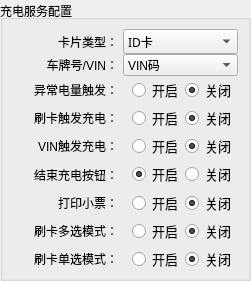
     <widget class="QGroupBox" name="chargeServiceGroupBox">
      <property name="geometry">
       <rect>
        <x>260</x>
        <y>10</y>
        <width>251</width>
        <height>281</height>
       </rect>
      </property>
      <property name="title">
       <string>充电服务配置</string>
      </property>
      <property name="alignment">
       <set>Qt::AlignLeading|Qt::AlignLeft|Qt::AlignVCenter</set>
      </property>
      <layout class="QGridLayout" name="gridLayout_10">
       <property name="sizeConstraint">
        <enum>QLayout::SetMinimumSize</enum>
       </property>
       <property name="leftMargin">
        <number>0</number>
       </property>
       <property name="topMargin">
        <number>9</number>
       </property>
       <property name="rightMargin">
        <number>10</number>
       </property>
       <property name="bottomMargin">
        <number>5</number>
       </property>
       <property name="horizontalSpacing">
        <number>5</number>
       </property>
       <property name="verticalSpacing">
        <number>0</number>
       </property>
       <item row="6" column="1">
        <widget class="QFrame" name="frame_4">
         <property name="frameShape">
          <enum>QFrame::NoFrame</enum>
         </property>
         <property name="frameShadow">
          <enum>QFrame::Raised</enum>
         </property>
         <layout class="QGridLayout" name="gridLayout_6">
          <property name="topMargin">
           <number>0</number>
          </property>
          <property name="rightMargin">
           <number>0</number>
          </property>
          <property name="bottomMargin">
           <number>0</number>
          </property>
          <property name="spacing">
           <number>0</number>
          </property>
          <item row="0" column="0">
           <widget class="QRadioButton" name="ticketRadioButtonOpen">
            <property name="font">
             <font>
              <pointsize>10</pointsize>
             </font>
            </property>
            <property name="text">
             <string>开启</string>
            </property>
           </widget>
          </item>
          <item row="0" column="1">
           <widget class="QRadioButton" name="ticketRadioButtonClose">
            <property name="font">
             <font>
              <pointsize>10</pointsize>
             </font>
            </property>
            <property name="text">
             <string>关闭</string>
            </property>
            <property name="checked">
             <bool>true</bool>
            </property>
           </widget>
          </item>
         </layout>
        </widget>
       </item>
       <item row="2" column="1">
        <widget class="QFrame" name="frame_8">
         <property name="frameShape">
          <enum>QFrame::NoFrame</enum>
         </property>
         <property name="frameShadow">
          <enum>QFrame::Raised</enum>
         </property>
         <layout class="QGridLayout" name="gridLayout_16">
          <property name="topMargin">
           <number>0</number>
          </property>
          <property name="rightMargin">
           <number>0</number>
          </property>
          <property name="bottomMargin">
           <number>0</number>
          </property>
          <property name="spacing">
           <number>0</number>
          </property>
          <item row="0" column="0">
           <widget class="QRadioButton" name="AbnormalRadioButtonOpen">
            <property name="font">
             <font>
              <pointsize>10</pointsize>
             </font>
            </property>
            <property name="text">
             <string>开启</string>
            </property>
            <property name="checkable">
             <bool>true</bool>
            </property>
            <property name="checked">
             <bool>false</bool>
            </property>
           </widget>
          </item>
          <item row="0" column="1">
           <widget class="QRadioButton" name="AbnormalRadioButtonClose">
            <property name="font">
             <font>
              <pointsize>10</pointsize>
             </font>
            </property>
            <property name="text">
             <string>关闭</string>
            </property>
            <property name="checked">
             <bool>true</bool>
            </property>
           </widget>
          </item>
         </layout>
        </widget>
       </item>
       <item row="2" column="0">
        <widget class="QLabel" name="label_38">
         <property name="text">
          <string>异常电量触发：</string>
         </property>
         <property name="alignment">
          <set>Qt::AlignRight|Qt::AlignTrailing|Qt::AlignVCenter</set>
         </property>
        </widget>
       </item>
       <item row="1" column="1">
        <widget class="QComboBox" name="vinTypeComboBox">
         <property name="maximumSize">
          <size>
           <width>129</width>
           <height>16777215</height>
          </size>
         </property>
         <property name="font">
          <font>
           <pointsize>9</pointsize>
          </font>
         </property>
         <property name="mouseTracking">
          <bool>false</bool>
         </property>
         <property name="insertPolicy">
          <enum>QComboBox::InsertAtTop</enum>
         </property>
         <property name="sizeAdjustPolicy">
          <enum>QComboBox::AdjustToContents</enum>
         </property>
         <property name="duplicatesEnabled">
          <bool>false</bool>
         </property>
         <item>
          <property name="text">
           <string>VIN码</string>
          </property>
         </item>
         <item>
          <property name="text">
           <string>车牌号</string>
          </property>
         </item>
         <item>
          <property name="text">
           <string>自动识别</string>
          </property>
         </item>
        </widget>
       </item>
       <item row="4" column="0">
        <widget class="QLabel" name="label_14">
         <property name="text">
          <string>VIN触发充电：</string>
         </property>
         <property name="alignment">
          <set>Qt::AlignRight|Qt::AlignTrailing|Qt::AlignVCenter</set>
         </property>
        </widget>
       </item>
       <item row="1" column="0">
        <widget class="QLabel" name="label_11">
         <property name="tabletTracking">
          <bool>false</bool>
         </property>
         <property name="contextMenuPolicy">
          <enum>Qt::DefaultContextMenu</enum>
         </property>
         <property name="layoutDirection">
          <enum>Qt::LeftToRight</enum>
         </property>
         <property name="text">
          <string>车牌号/VIN：</string>
         </property>
         <property name="alignment">
          <set>Qt::AlignRight|Qt::AlignTrailing|Qt::AlignVCenter</set>
         </property>
        </widget>
       </item>
       <item row="5" column="0">
        <widget class="QLabel" name="label_15">
         <property name="text">
          <string>结束充电按钮：</string>
         </property>
         <property name="alignment">
          <set>Qt::AlignRight|Qt::AlignTrailing|Qt::AlignVCenter</set>
         </property>
        </widget>
       </item>
       <item row="0" column="1">
        <widget class="QComboBox" name="cardTypeComboBox">
         <property name="font">
          <font>
           <family>微软雅黑</family>
           <pointsize>9</pointsize>
          </font>
         </property>
         <property name="currentText">
          <string>ID卡</string>
         </property>
         <property name="insertPolicy">
          <enum>QComboBox::InsertAtBottom</enum>
         </property>
         <property name="sizeAdjustPolicy">
          <enum>QComboBox::AdjustToMinimumContentsLengthWithIcon</enum>
         </property>
         <property name="duplicatesEnabled">
          <bool>false</bool>
         </property>
         <property name="frame">
          <bool>true</bool>
         </property>
         <item>
          <property name="text">
           <string>ID卡</string>
          </property>
         </item>
         <item>
          <property name="text">
           <string>特来电CPU卡</string>
          </property>
         </item>
         <item>
          <property name="text">
           <string>IC卡(智能出行卡)</string>
          </property>
         </item>
         <item>
          <property name="text">
           <string>IC卡(招商银行卡)</string>
          </property>
         </item>
         <item>
          <property name="text">
           <string>IC卡(车纷享卡)</string>
          </property>
         </item>
         <item>
          <property name="text">
           <string>IC卡(智能出行卡)和CPU卡</string>
          </property>
         </item>
         <item>
          <property name="text">
           <string>IC卡(招商银行卡)和CPU卡</string>
          </property>
         </item>
         <item>
          <property name="text">
           <string>IC卡(车纷享卡)和CPU卡</string>
          </property>
         </item>
        </widget>
       </item>
       <item row="3" column="0">
        <widget class="QLabel" name="label_13">
         <property name="text">
          <string>刷卡触发充电：</string>
         </property>
         <property name="alignment">
          <set>Qt::AlignRight|Qt::AlignTrailing|Qt::AlignVCenter</set>
         </property>
        </widget>
       </item>
       <item row="0" column="0">
        <widget class="QLabel" name="label_10">
         <property name="text">
          <string>卡片类型：</string>
         </property>
         <property name="alignment">
          <set>Qt::AlignRight|Qt::AlignTrailing|Qt::AlignVCenter</set>
         </property>
        </widget>
       </item>
       <item row="6" column="0">
        <widget class="QLabel" name="label_16">
         <property name="text">
          <string>打印小票：</string>
         </property>
         <property name="alignment">
          <set>Qt::AlignRight|Qt::AlignTrailing|Qt::AlignVCenter</set>
         </property>
        </widget>
       </item>
       <item row="8" column="0">
        <widget class="QLabel" name="label_18">
         <property name="text">
          <string>刷卡单选模式：</string>
         </property>
         <property name="alignment">
          <set>Qt::AlignRight|Qt::AlignTrailing|Qt::AlignVCenter</set>
         </property>
        </widget>
       </item>
       <item row="7" column="0">
        <widget class="QLabel" name="label_17">
         <property name="text">
          <string>刷卡多选模式：</string>
         </property>
         <property name="alignment">
          <set>Qt::AlignRight|Qt::AlignTrailing|Qt::AlignVCenter</set>
         </property>
        </widget>
       </item>
       <item row="4" column="1">
        <widget class="QFrame" name="frame_2">
         <property name="frameShape">
          <enum>QFrame::NoFrame</enum>
         </property>
         <property name="frameShadow">
          <enum>QFrame::Raised</enum>
         </property>
         <layout class="QGridLayout" name="gridLayout_3">
          <property name="topMargin">
           <number>0</number>
          </property>
          <property name="rightMargin">
           <number>0</number>
          </property>
          <property name="bottomMargin">
           <number>0</number>
          </property>
          <property name="spacing">
           <number>0</number>
          </property>
          <item row="0" column="0">
           <widget class="QRadioButton" name="vinAutoRadioButtonOpen">
            <property name="font">
             <font>
              <pointsize>10</pointsize>
             </font>
            </property>
            <property name="text">
             <string>开启</string>
            </property>
           </widget>
          </item>
          <item row="0" column="1">
           <widget class="QRadioButton" name="vinAutoRadioButtonClose">
            <property name="font">
             <font>
              <pointsize>10</pointsize>
             </font>
            </property>
            <property name="text">
             <string>关闭</string>
            </property>
            <property name="checkable">
             <bool>true</bool>
            </property>
            <property name="checked">
             <bool>true</bool>
            </property>
           </widget>
          </item>
         </layout>
        </widget>
       </item>
       <item row="3" column="1">
        <widget class="QFrame" name="frame">
         <property name="frameShape">
          <enum>QFrame::NoFrame</enum>
         </property>
         <property name="frameShadow">
          <enum>QFrame::Raised</enum>
         </property>
         <layout class="QGridLayout" name="gridLayout_2">
          <property name="topMargin">
           <number>0</number>
          </property>
          <property name="rightMargin">
           <number>0</number>
          </property>
          <property name="bottomMargin">
           <number>0</number>
          </property>
          <property name="spacing">
           <number>0</number>
          </property>
          <item row="0" column="0">
           <widget class="QRadioButton" name="cardAutoRadioButtonOpen">
            <property name="font">
             <font>
              <pointsize>10</pointsize>
             </font>
            </property>
            <property name="text">
             <string>开启</string>
            </property>
           </widget>
          </item>
          <item row="0" column="1">
           <widget class="QRadioButton" name="cardAutoRadioButtonClose">
            <property name="font">
             <font>
              <pointsize>10</pointsize>
             </font>
            </property>
            <property name="text">
             <string>关闭</string>
            </property>
            <property name="checked">
             <bool>true</bool>
            </property>
           </widget>
          </item>
         </layout>
        </widget>
       </item>
       <item row="7" column="1">
        <widget class="QFrame" name="frame_6">
         <property name="frameShape">
          <enum>QFrame::Panel</enum>
         </property>
         <property name="frameShadow">
          <enum>QFrame::Plain</enum>
         </property>
         <property name="lineWidth">
          <number>0</number>
         </property>
         <layout class="QGridLayout" name="gridLayout_7">
          <property name="topMargin">
           <number>0</number>
          </property>
          <property name="rightMargin">
           <number>0</number>
          </property>
          <property name="bottomMargin">
           <number>0</number>
          </property>
          <property name="spacing">
           <number>0</number>
          </property>
          <item row="0" column="1">
           <widget class="QRadioButton" name="cardMultiRadioButtonClose">
            <property name="font">
             <font>
              <pointsize>10</pointsize>
             </font>
            </property>
            <property name="text">
             <string>关闭</string>
            </property>
            <property name="checked">
             <bool>true</bool>
            </property>
           </widget>
          </item>
          <item row="0" column="0">
           <widget class="QRadioButton" name="cardMultiRadioButtonOpen">
            <property name="font">
             <font>
              <pointsize>10</pointsize>
             </font>
            </property>
            <property name="text">
             <string>开启</string>
            </property>
           </widget>
          </item>
         </layout>
        </widget>
       </item>
       <item row="5" column="1">
        <widget class="QFrame" name="frame_3">
         <property name="frameShape">
          <enum>QFrame::NoFrame</enum>
         </property>
         <property name="frameShadow">
          <enum>QFrame::Raised</enum>
         </property>
         <layout class="QGridLayout" name="gridLayout_4">
          <property name="topMargin">
           <number>0</number>
          </property>
          <property name="rightMargin">
           <number>0</number>
          </property>
          <property name="bottomMargin">
           <number>0</number>
          </property>
          <property name="spacing">
           <number>0</number>
          </property>
          <item row="0" column="1">
           <widget class="QRadioButton" name="localButtonRadioButtonClose">
            <property name="font">
             <font>
              <pointsize>10</pointsize>
             </font>
            </property>
            <property name="text">
             <string>关闭</string>
            </property>
           </widget>
          </item>
          <item row="0" column="0">
           <widget class="QRadioButton" name="localButtonRadioButtonOpen">
            <property name="font">
             <font>
              <pointsize>10</pointsize>
             </font>
            </property>
            <property name="text">
             <string>开启</string>
            </property>
            <property name="checked">
             <bool>true</bool>
            </property>
           </widget>
          </item>
         </layout>
        </widget>
       </item>
       <item row="8" column="1">
        <widget class="QFrame" name="frame_7">
         <property name="frameShape">
          <enum>QFrame::NoFrame</enum>
         </property>
         <property name="frameShadow">
          <enum>QFrame::Raised</enum>
         </property>
         <layout class="QGridLayout" name="gridLayout_8">
          <property name="topMargin">
           <number>0</number>
          </property>
          <property name="rightMargin">
           <number>0</number>
          </property>
          <property name="bottomMargin">
           <number>0</number>
          </property>
          <property name="spacing">
           <number>0</number>
          </property>
          <item row="0" column="0">
           <widget class="QRadioButton" name="singlePileGroupRadioButtonOpen">
            <property name="font">
             <font>
              <pointsize>10</pointsize>
             </font>
            </property>
            <property name="text">
             <string>开启</string>
            </property>
           </widget>
          </item>
          <item row="0" column="1">
           <widget class="QRadioButton" name="singlePileGroupRadioButtonClose">
            <property name="font">
             <font>
              <pointsize>10</pointsize>
             </font>
            </property>
            <property name="text">
             <string>关闭</string>
            </property>
            <property name="checked">
             <bool>true</bool>
            </property>
           </widget>
          </item>
         </layout>
        </widget>
       </item>
      </layout>
     </widget>
